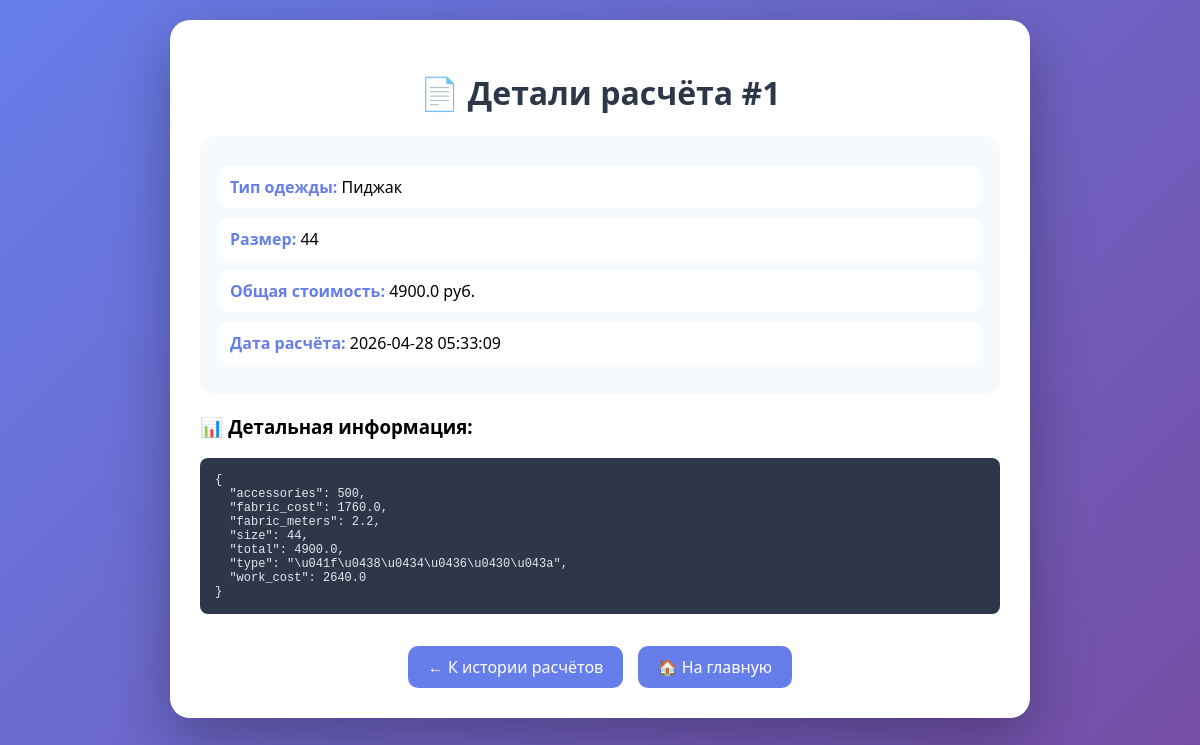
The page /result/1 on the database its author committed.
### tables this page shows
CREATE TABLE calculations (
            id INTEGER PRIMARY KEY AUTOINCREMENT,
            clothing_type VARCHAR(50),
            size INTEGER,
            total_cost REAL,
            details TEXT,
            created_at TIMESTAMP DEFAULT CURRENT_TIMESTAMP
        );

### laba6_clothing/web_app/app.py (the view)
@app.route('/result/<int:result_id>')
def view_result(result_id):
    result = db_manager.get_result_by_id(result_id)
    if result:
        return render_template('result_detail.html', result=result)
    else:
        flash('Результат не найден', 'error')
        return redirect(url_for('history'))

### laba6_clothing/clothing_package/db.py (called while the page is built)
    def _get_connection(self):
        return sqlite3.connect(self.db_path)

    def get_result_by_id(self, result_id: int) -> dict:
        try:
            with self._get_connection() as conn:
                cursor = conn.execute("""
                    SELECT id, clothing_type, size, total_cost, details, created_at
                    FROM calculations
                    WHERE id = ?
                """, (result_id,))
                row = cursor.fetchone()
                if row:
                    return {
                        'id': row[0],
                        'clothing_type': row[1],
                        'size': row[2],
                        'total_cost': row[3],
                        'details': json.loads(row[4]),
                        'created_at': row[5]
                    }
                return None
        except Exception as e:
            print(f"Ошибка при получении результата по ID: {e}")
            return None

### laba6_clothing/web_app/templates/result_detail.html (shortened to what this page needs)
<!DOCTYPE html>
<html lang="ru">
<head>
</head>
<body>
    <div class="container">
        <h1>📄 Детали расчёта #{{ result.id }}</h1>
        <div class="detail-card">
            <div class="detail-item">
                <span class="detail-label">Тип одежды:</span> {{ result.clothing_type }}
            </div>
            <div class="detail-item">
                <span class="detail-label">Размер:</span> {{ result.size }}
            </div>
            <div class="detail-item">
                <span class="detail-label">Общая стоимость:</span> {{ result.total_cost }} руб.
            </div>
            <div class="detail-item">
                <span class="detail-label">Дата расчёта:</span> {{ result.created_at }}
            </div>
        </div>
        <h3>📊 Детальная информация:</h3>
        <pre>{{ result.details | tojson(indent=2) }}</pre>
        <div class="button-group">
            <a href="/history" class="back-btn">← К истории расчётов</a>
            <a href="/" class="back-btn" style="margin-left: 10px;">🏠 На главную</a>
        </div>
    </div>
</body>
</html>

### laba6_clothing/web_app/templates/result_detail.html (style rules this page uses)
body { font-family: 'Segoe UI', Tahoma, Geneva, Verdana, sans-serif; background: linear-gradient(135deg, #667eea 0%, #764ba2 100%); margin: 0; padding: 20px; min-height: 100vh; }
.container { max-width: 800px; margin: 0 auto; background: white; border-radius: 20px; box-shadow: 0 20px 60px rgba(0,0,0,0.3); overflow: hidden; padding: 30px; }
h1 { color: #2d3748; text-align: center; }
.detail-card { background: #f7fafc; border-radius: 15px; padding: 20px; margin: 20px 0; }
.detail-item { margin: 10px 0; padding: 10px; background: white; border-radius: 8px; }
.detail-label { font-weight: bold; color: #667eea; }
pre { background: #2d3748; color: #e2e8f0; padding: 15px; border-radius: 8px; overflow-x: auto; font-family: 'Courier New', monospace; font-size: 12px; }
.back-btn { display: inline-block; margin-top: 20px; padding: 10px 20px; background: #667eea; color: white; border-radius: 10px; text-decoration: none; }
.button-group { text-align: center; }

### rows shown on the page
calculations: id "1", clothing_type "Пиджак", size "44", total_cost "4900.0", created_at "2026-04-28 05:33:09"

### other values the page prints
{{ result.details | tojson(indent=2) }} "{ \"accessories\": 500, \"fabric_cost\": 1760.0, \"fabric_meters\": 2.2, \"size\": 44, \"total\": 4900.0, \"type\": \"\\u041f\\u0438\\u0434\\u0436\\u0430\\u043a\", \"work_cost\": 2640.0 }"
